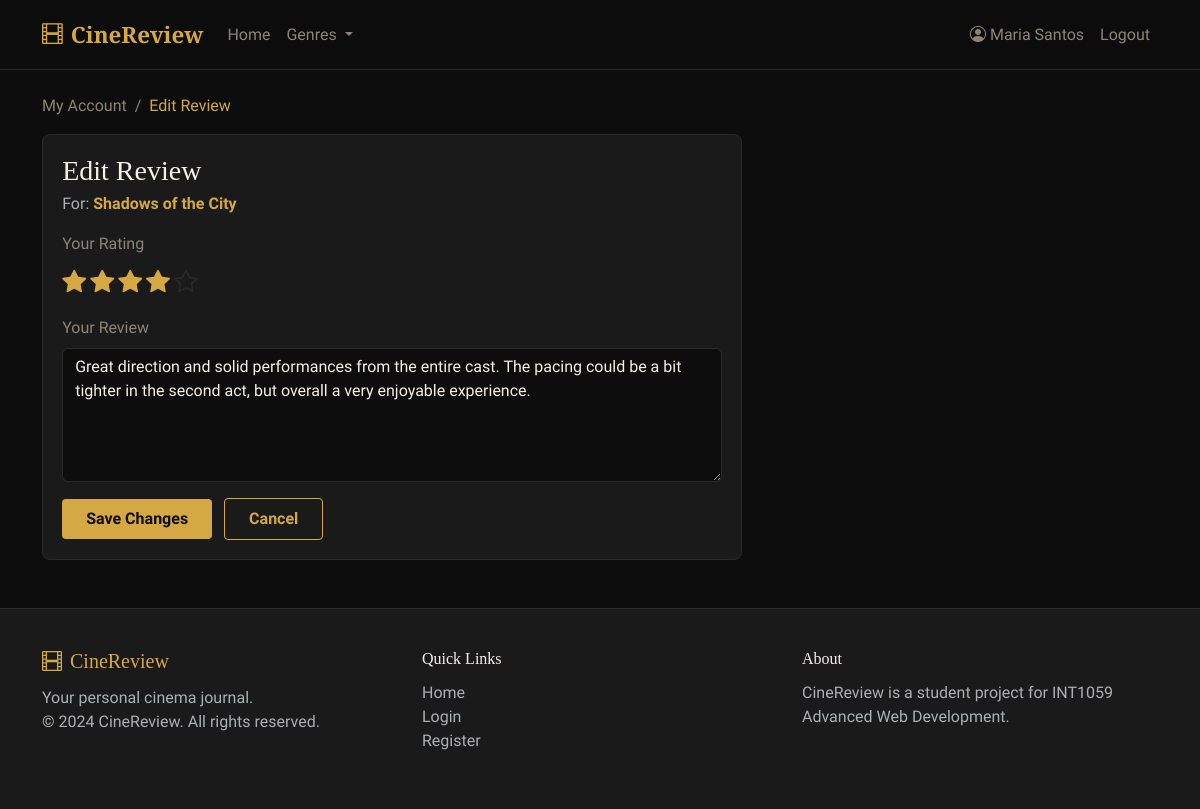
Page /edit_review.php?id=2 (signed in) on the committed database.
### tables this page shows
CREATE TABLE `reviews` (
  `id` int(11) NOT NULL AUTO_INCREMENT,
  `user_id` int(11) NOT NULL,
  `movie_id` int(11) NOT NULL,
  `rating` int(11) NOT NULL CHECK (`rating` between 1 and 5),
  `review_text` text NOT NULL,
  `created_at` timestamp NOT NULL DEFAULT current_timestamp(),
  PRIMARY KEY (`id`),
  KEY `user_id` (`user_id`),
  KEY `movie_id` (`movie_id`),
  CONSTRAINT `reviews_ibfk_1` FOREIGN KEY (`user_id`) REFERENCES `users` (`id`) ON DELETE CASCADE,
  CONSTRAINT `reviews_ibfk_2` FOREIGN KEY (`movie_id`) REFERENCES `movies` (`id`) ON DELETE CASCADE
);

CREATE TABLE `movies` (
  `id` int(11) NOT NULL AUTO_INCREMENT,
  `title` varchar(200) NOT NULL,
  `year` int(11) NOT NULL,
  `genre` varchar(50) NOT NULL,
  `director` varchar(100) NOT NULL,
  `cast_members` varchar(500) NOT NULL,
  `description` text NOT NULL,
  `poster` varchar(500) NOT NULL,
  PRIMARY KEY (`id`)
);

### edit_review.php (the view, shortened to what this page needs)
<?php
require_once 'includes/auth.php';
$reviewId = isset($_GET['id']) ? (int)$_GET['id'] : 0;
$stmt = $conn->prepare("SELECT r.*, m.title as movie_title FROM reviews r JOIN movies m ON r.movie_id = m.id WHERE r.id = ? AND r.user_id = ?");
$stmt->bind_param("ii", $reviewId, $_SESSION['user_id']);
$stmt->execute();
$review = $stmt->get_result()->fetch_assoc();
require_once 'includes/header.php';
?>
<div class="container mt-4 mb-5">
    <nav aria-label="breadcrumb">
        <ol class="breadcrumb">
            <li class="breadcrumb-item"><a href="account.php">My Account</a></li>
            <li class="breadcrumb-item active">Edit Review</li>
        </ol>
    </nav>
    <div class="review-card" style="max-width:700px;">
        <h3 class="mb-1">Edit Review</h3>
        <p class="text-muted mb-3">For: <strong style="color:var(--cr-gold);"><?php echo htmlspecialchars($review['movie_title']); ?></strong></p>
        <form method="POST">
            <div class="mb-3">
                <label class="form-label" style="color:var(--cr-text-muted);">Your Rating</label>
                <div class="star-rating-input" id="starRating">
                    <?php for ($i = 1; $i <= 5; $i++): ?>
                        <i class="bi bi-star<?php echo $i <= $review['rating'] ? '-fill active' : ''; ?>" data-value="<?php echo $i; ?>" onclick="setRating(<?php echo $i; ?>)"></i>
                    <?php endfor; ?>
                </div>
            </div>
            <div class="mb-3">
                <label class="form-label" style="color:var(--cr-text-muted);">Your Review</label>
                <textarea class="form-control" name="review_text" rows="5" style="background-color:var(--cr-bg); border-color:var(--cr-border); color:var(--cr-text);"><?php echo htmlspecialchars($review['review_text']); ?></textarea>
            </div>
            <button type="submit" class="btn btn-gold">Save Changes</button>
            <a href="account.php?tab=reviews" class="btn btn-outline-gold ms-2">Cancel</a>
        </form>
    </div>
</div>
<?php require_once 'includes/footer.php'; ?>

### assets/css/style.css (style rules this page uses)
:root { --cr-bg: #0D0D0D; --cr-bg-light: #1A1A1A; --cr-bg-card: #141414; --cr-gold: #D4A843; --cr-gold-hover: #E8C36A; --cr-text: #F5F0E8; --cr-text-muted: #8A8578; --cr-border: #2A2A2A; }
body { background-color: var(--cr-bg); color: var(--cr-text); font-family: 'Source Sans 3', sans-serif; font-weight: 400; }
h1, h2, h3, h4, h5, h6 { font-family: 'Playfair Display', serif; color: var(--cr-text); }
a { color: var(--cr-gold); text-decoration: none; }
.btn-gold { background-color: var(--cr-gold); color: #0D0D0D; border: none; font-weight: 600; padding: 0.5rem 1.5rem; border-radius: 4px; transition: all 0.2s; }
.btn-outline-gold { border: 1px solid var(--cr-gold); color: var(--cr-gold); background: transparent; font-weight: 600; padding: 0.5rem 1.5rem; border-radius: 4px; transition: all 0.2s; }
.star-rating-input .bi { font-size: 1.5rem; cursor: pointer; color: var(--cr-border); transition: color 0.15s; }
.star-rating-input .bi.active, .star-rating-input .bi:hover { color: var(--cr-gold); }
.review-card { background-color: var(--cr-bg-light); border: 1px solid var(--cr-border); border-radius: 8px; padding: 1.2rem; margin-bottom: 1rem; }
.breadcrumb { background: transparent; padding: 0; margin-bottom: 1rem; }
.breadcrumb-item a { color: var(--cr-text-muted); }
.breadcrumb-item.active { color: var(--cr-gold); }
.breadcrumb-item + .breadcrumb-item::before { color: var(--cr-text-muted); }

### rows in the picture
reviews: movie.title "Shadows of the City", rating 4 (drawn), review_text "Great direction and solid performances from the entire cast. The pacing could be a bit tighter in the second act, but overall a very enjoyable experience."

### other values in the picture
$_SESSION['user_name'] "Maria Santos"
